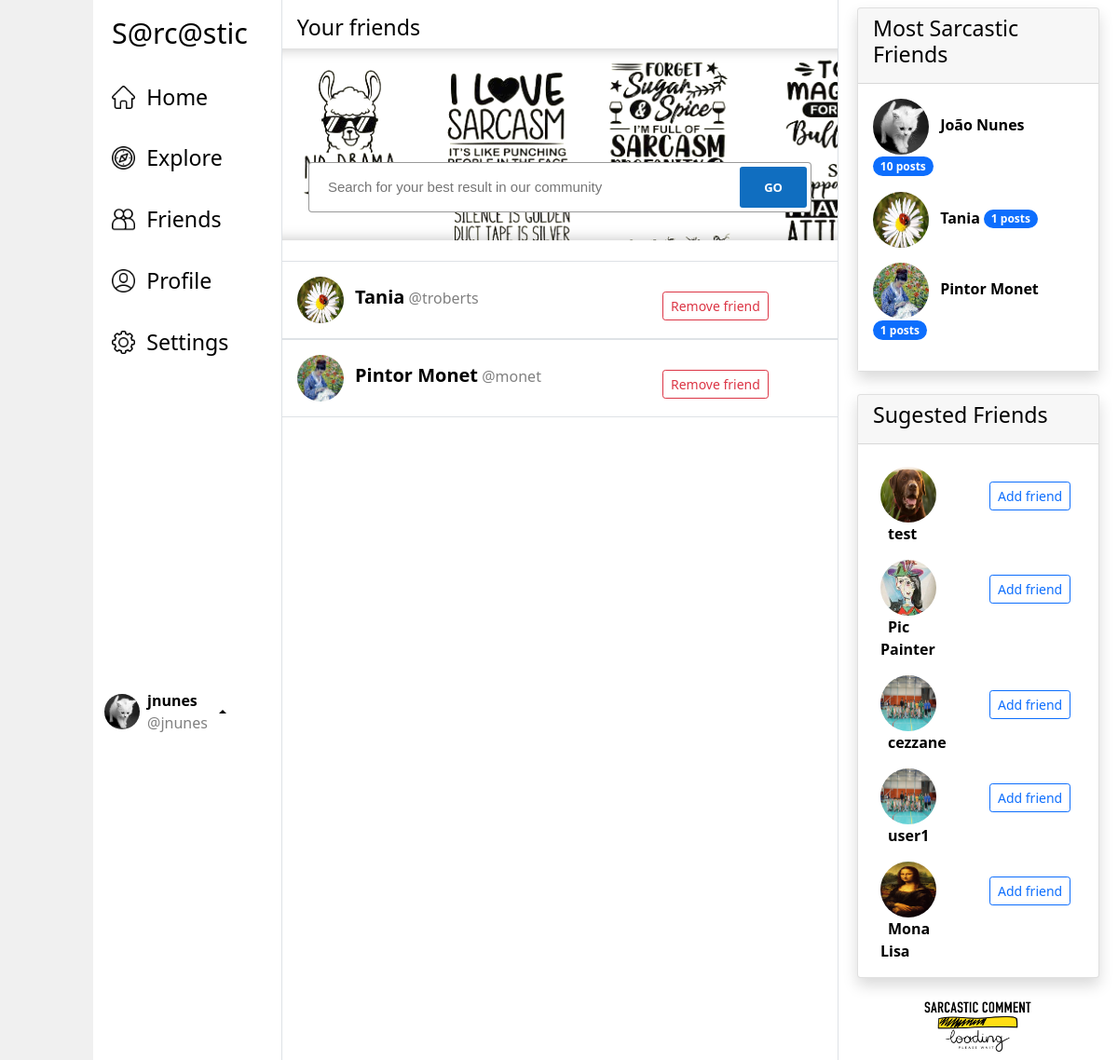
The page /friends (signed in) on the database its author committed.
### tables this page shows
CREATE TABLE users (
        id INTEGER PRIMARY KEY AUTOINCREMENT,
        name TEXT NOT NULL,
        username TEXT NOT NULL,
        email TEXT NOT NULL,
        password TEXT NOT NULL,
        registered_at DATETIME NOT NULL DEFAULT CURRENT_TIMESTAMP, theme VARCHAR(16),
        UNIQUE (username),
        UNIQUE (email)
    );

### app.py (the view)
@app.route("/friends")
@is_logged_in
def friends():
    all_friends = models.get_all_friends()
    featured_users = models.get_featured_users()
    sugested_users=models.get_sugested_users()
    if 'username' in session:
        current_user = session['username']
        theme = session['theme']
    return render_template("friends.html",
                           title="Friends",
                           content_heading="Your friends",
                           featured_users=featured_users,
                           current_user=current_user,
                           sugested_users=sugested_users,
                           friends=all_friends,
                           theme=theme)

### app.py (called while the page is built)
def is_logged_in(f):
    @wraps(f)
    def wrap(*args, **kwargs):
        if 'logged_in' in session:
            return f(*args, **kwargs)
        else:
            return redirect(url_for('login'))
    return wrap

### models.py (called while the page is built)
def get_current_user_id():
    conn = sqlite3.connect(DATABASE,
                             detect_types=sqlite3.PARSE_DECLTYPES |
                             sqlite3.PARSE_COLNAMES)
    c = conn.cursor()
    if 'username' in session:
        username = session['username']
    c.execute("SELECT id FROM users WHERE username=?", (str(username),))
    conn.commit()
    current_user_id = c.fetchone()
    conn.close()
    return current_user_id[0]

def get_featured_users():
    conn = sqlite3.connect(DATABASE,
                             detect_types=sqlite3.PARSE_DECLTYPES |
                             sqlite3.PARSE_COLNAMES)
    c = conn.cursor()
    c.execute("""SELECT
                users.*, count(1) as posts_numbers
                from users inner join posts on users.username = posts.user_id
                group by users.id
                order by count(1) desc
                limit 5
                """)
    featured_users = c.fetchall()
    conn.close()
    return featured_users

def get_sugested_users():
    current_user_id = get_current_user_id()
    conn = sqlite3.connect(DATABASE,
                             detect_types=sqlite3.PARSE_DECLTYPES |
                             sqlite3.PARSE_COLNAMES)
    c = conn.cursor()
    c.execute("""SELECT
                users.*
                from users
                where users.id != ?
                and users.id not in (select user2_id from friendship where user1_id = ? )
                limit 5
                """, (current_user_id,current_user_id))
    sugested_users = c.fetchall()
    conn.close()
    return sugested_users

def get_all_friends():
    conn = sqlite3.connect(DATABASE,
                             detect_types=sqlite3.PARSE_DECLTYPES |
                             sqlite3.PARSE_COLNAMES)
    c = conn.cursor()
    if 'username' in session:
        current_user = session['username']
    c.execute("""select
                users.*
                from friendship
                inner join users on friendship.user2_id = users.id
                inner join users u2 on friendship.user1_id = u2.id
                where u2.username = ?
                """, (current_user,))
    all_friends = c.fetchall()
    conn.close()
    return all_friends

### templates/friends.html
{% extends "base.html" %}
{% block content %}
    {%  for friend in friends %}
        {% include "/cards/friend.html" %}
    {% endfor %}
{% endblock content %}

### templates/cards/profile-menu.html (shortened to what this page needs)
<div class="card-header-pills dropup bg">
    <a href="#" class="dropdown-toggle d-flex align-items-center"
       id="profile-menu-toggler" data-bs-toggle="dropdown">
        <img src="/static/assets/profile-imgs/{{ current_user }}.jpg"
             width="38" height="38" alt="Your profile Image" class="rounded-circle profile-img">
        <p class="d-none d-lg-inline mx-2 my-1">
            <span class="text-displayname-sm">{{ current_user }}</span>
            <br>
            <span class="text-username">@{{ current_user }}</span>
        </p>
    </a>
</div>

### templates/cards/friend.html (shortened to what this page needs)
<div class="card bg border-0 border-top border-bottom rounded-0">
    <div class="card-body">
        <div class="row">
            <div class="col-8">
                <a href="/profile/{{ friend[2] }}">
                    <img src="/static/assets/profile-imgs/{{ friend[2] }}.jpg"
                    width="50" height="50" alt="{{ friend[2] }}'s Profile Image" class="rounded-circle profile-img">
                    <p class="d-inline mx-2">
                        <span class="text-displayname">{{ friend[1] }}</span>
                        <span class="text-username">@{{ friend[2] }}</span>
                    </p>
                </a>
            </div>
            <div class="col-4">
                 <form action="/remove-friend/{{ friend[2] }}" method="POST">
                    <button type="submit" class="btn btn-sm mt-3 btn-outline-danger">Remove friend</button>
                </form>
            </div>
        </div>
    </div>
</div>

### templates/cards/featured.html
<div class="card shadow bg-white rounded">
    <div class="card-header">
        <h1 class="text-navlink">Most Sarcastic Friends</h1>
    </div>
    <div class="card-body bg">
        {% for featured_user in featured_users %}
            <div class="mb-3">
                <a href="/profile/{{ featured_user[2] }}">
                    {% with current_user = featured_user[2] %}
                        {% include "/partials/profile-image.html" %}
                    {% endwith %}
                    <p class="d-inline mx-2">
                        <span class="text-displayname-sm d-none d-md-inline">{{ featured_user[1] }}</span>
                        <span class="badge bg-primary rounded-pill align-text-bottom">{{ featured_user[7] }} posts</span>
                    </p>
                </a>
            </div>
        {% endfor %}
    </div>
</div>

### templates/partials/profile-image.html
<img src="/static/assets/profile-imgs/{{ current_user }}.jpg"
     width="60" height="60"
     alt="{{ current_user }}'s Profile Image"
     class="rounded-circle profile-img">

### templates/cards/sugested.html (shortened to what this page needs)
<div class="card shadow bg-white rounded">
    <div class="card-header">
        <h1 class="text-navlink">Sugested Friends</h1>
    </div>
    <br>
    {% for sugested_user in sugested_users %}
        <div class="container">
            <div class="row">
                <div class="col">
                    <div class="mb-3">
                        <a href="/profile/{{ sugested_user[2] }}">
                            {% with current_user = sugested_user[2] %}
                                {% include "/partials/profile-image.html" %}
                            {% endwith %}
                            <p class="d-inline mx-2">
                                <span class="text-displayname-sm d-none d-md-inline">{{ sugested_user[1] }}</span>
                            </p>
                        </a>
                    </div>
                </div>
                <div class="col">
                    <form action="/add-friend/{{ sugested_user[2] }}" method="POST">
                        <button type="submit" class="btn btn-sm mt-3 btn-outline-primary">Add friend</button>
                    </form>
                </div>
            </div>
        </div>
    {% endfor %}
</div>

### static/css/custom-style.css (style rules this page uses)
:root { --global-bg-color: white; --global-text-color-primary: black; --global-text-color-secondary: gray; --global-text-color-action: blue; }
.bg { background-color: var(--global-bg-color); }
.text-navlink { font-size: 1.45em; color: var(--global-text-color-primary); vertical-align: middle; }
.text-displayname { font-size: 1.25em; font-weight: 550; color: var(--global-text-color-primary); }
.text-displayname-sm { font-size: 1em; font-weight: 550; color: var(--global-text-color-primary); }
.text-username { color: var(--global-text-color-secondary); font-size: 1em; }
a:hover, a:visited, a:link, a:active { text-decoration: none; }
#profile-menu-toggler { color: var(--global-text-color-primary); }

### static/css/style_search.css (style rules this page uses)
span { margin: 0; padding: 0; border: 0; outline: 0; font-weight: inherit; font-style: inherit; font-size: 100%; font-family: inherit; vertical-align: baseline; }

### rows shown on the page
users: username "jnunes", username (picture), name "João Nunes", featured_user "10"
users: username (picture), name "Tania", username "troberts", featured_user "1"
users: username (picture), name "Pintor Monet", username "monet", featured_user "1"
users: username (picture), name "test"
users: username (picture), name "Pic Painter"
users: username (picture), name "cezzane"
users: username (picture), name "user1"
users: username (picture), name "Mona Lisa"

### other values the page prints
{{ nav_link | capitalize }} "Home" "Explore" "Friends" "Profile" "Settings"
{{ content_heading }} "Your friends"
